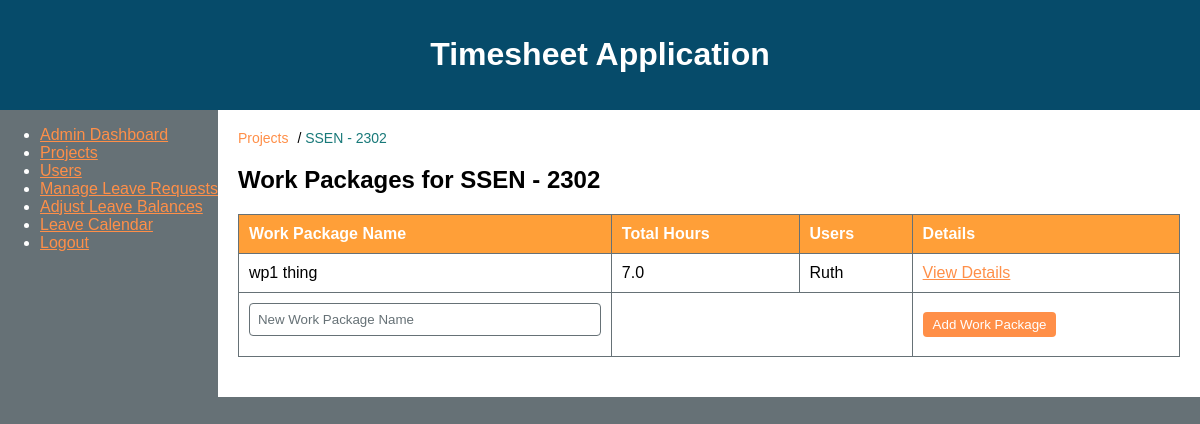
Screenshot of /admin_dashboard/projects/1 (signed in) with the database file from the repository.
### timesheet_app.py (models this page shows, shortened)
class Project(db.Model):
    id = db.Column(db.Integer, primary_key=True)
    name = db.Column(db.String(100), nullable=False, unique=True)
    description = db.Column(db.Text, nullable=True)
    work_packages = db.relationship('WorkPackage', backref='project', lazy=True)

class User(UserMixin, db.Model):
    id = db.Column(db.Integer, primary_key=True)
    username = db.Column(db.String(100), unique=True, nullable=False)
    password_hash = db.Column(db.String(200), nullable=False)
    role = db.Column(db.String(10), nullable=False, default='user')
    status = db.Column(db.String(10), nullable=False, default='active')
    timesheets = db.relationship('Timesheet', backref='user', lazy=True)
    leave_requests = db.relationship('LeaveRequest', backref='user', lazy=True)
    leave_balance = db.relationship('LeaveBalance', backref='user', uselist=False, lazy=True)

class WorkPackage(db.Model):
    id = db.Column(db.Integer, primary_key=True)
    name = db.Column(db.String(100), nullable=False)
    project_id = db.Column(db.Integer, db.ForeignKey('project.id'), nullable=False)
    tasks = db.relationship('Task', backref='work_package', lazy=True)

### timesheet_app.py (the view, shortened to what this page needs)
@app.route('/admin_dashboard/projects/<int:project_id>', methods=['GET', 'POST'])
@admin_required
def project_detail(project_id):
    project = Project.query.get_or_404(project_id)
    work_packages = WorkPackage.query.filter_by(project_id=project.id).all()
    wp_data = []
    for wp in work_packages:
        total_hours = db.session.query(db.func.sum(Timesheet.hours))\
            .join(Task)\
            .filter(Task.work_package_id == wp.id)\
            .scalar() or 0
        users = db.session.query(User.username)\
            .join(Timesheet).join(Task)\
            .filter(Task.work_package_id == wp.id)\
            .distinct().all()
        wp_data.append({
            'work_package': wp,
            'total_hours': total_hours,
            'users': [u[0] for u in users]
        })
    return render_template('project_detail.html', project=project, wp_data=wp_data)

### timesheet_app.py (called while the page is built)
@login_manager.user_loader
def load_user(user_id):
    return User.query.get(int(user_id))

def admin_required(f):
    @wraps(f)
    @login_required
    def decorated_function(*args, **kwargs):
        if current_user.role != 'admin':
            flash('Admin access required', 'danger')
            return redirect(url_for('index'))
        return f(*args, **kwargs)
    return decorated_function

### templates/project_detail.html (shortened to what this page needs)
{% extends 'base.html' %}
{% block breadcrumb %}
<nav class="breadcrumb">
    <a href="{{ url_for('projects_page') }}">Projects</a> /
    <span>{{ project.name }}</span>
</nav>
{% endblock %}
{% block content %}
<h2>Work Packages for {{ project.name }}</h2>
<table>
    <thead>
        <tr>
            <th>Work Package Name</th>
            <th>Total Hours</th>
            <th>Users</th>
            <th>Details</th>
        </tr>
    </thead>
    <tbody>
        {% for item in wp_data %}
        <tr>
            <td>{{ item.work_package.name }}</td>
            <td>{{ item.total_hours }}</td>
            <td>{{ item.users | join(', ') }}</td>
            <td><a href="{{ url_for('work_package_detail', work_package_id=item.work_package.id) }}">View Details</a></td>
        </tr>
        {% endfor %}
        <tr>
            <form method="POST" action="{{ url_for('project_detail', project_id=project.id) }}">
                <td><input type="text" name="work_package_name" placeholder="New Work Package Name" required></td>
                <td colspan="2"></td>
                <td><button type="submit">Add Work Package</button></td>
            </form>
        </tr>
    </tbody>
</table>
{% endblock %}

### static/styles.css (style rules this page uses)
body { font-family: Arial, sans-serif; margin: 0; padding: 0; color: #FFFFFF; background-color: #667176; }
.breadcrumb { margin-bottom: 20px; }
.breadcrumb a { color: #ff8f48; text-decoration: none; margin-right: 5px; }
.breadcrumb span { margin-right: 5px; color: #187979; }
table { width: 100%; border-collapse: collapse; margin-bottom: 20px; color: #000000; }
table, th, td { border: 1px solid #667176; }
th { background-color: #ff9f38; color: #FFFFFF; }
td { background-color: #FFFFFF; }
th, td { padding: 10px; text-align: left; }
button { padding: 8px 12px; background-color: #ff8f48; color: #FFFFFF; border: none; border-radius: 4px; cursor: pointer; }
input[type="text"], input[type="number"], textarea, select { width: 100%; padding: 8px; margin-bottom: 10px; box-sizing: border-box; border: 1px solid #667176; border-radius: 4px; background-color: #FFFFFF; color: #000000; }
input[type="text"]::placeholder, input[type="number"]::placeholder, textarea::placeholder { color: #667176; }
nav.breadcrumb { font-size: 14px; }
nav.breadcrumb a { color: #ff8f48; }
nav.breadcrumb span { color: #187979; }
a { color: #ff8f48; }
table td button { padding: 5px 10px; background-color: #ff8f48; color: #FFFFFF; border: none; border-radius: 4px; cursor: pointer; }
form { margin-bottom: 20px; }

### rows the page displays
Project: name "SSEN - 2302"
User: work_package.name "wp1 thing", total_hours "7.0", users "Ruth"
